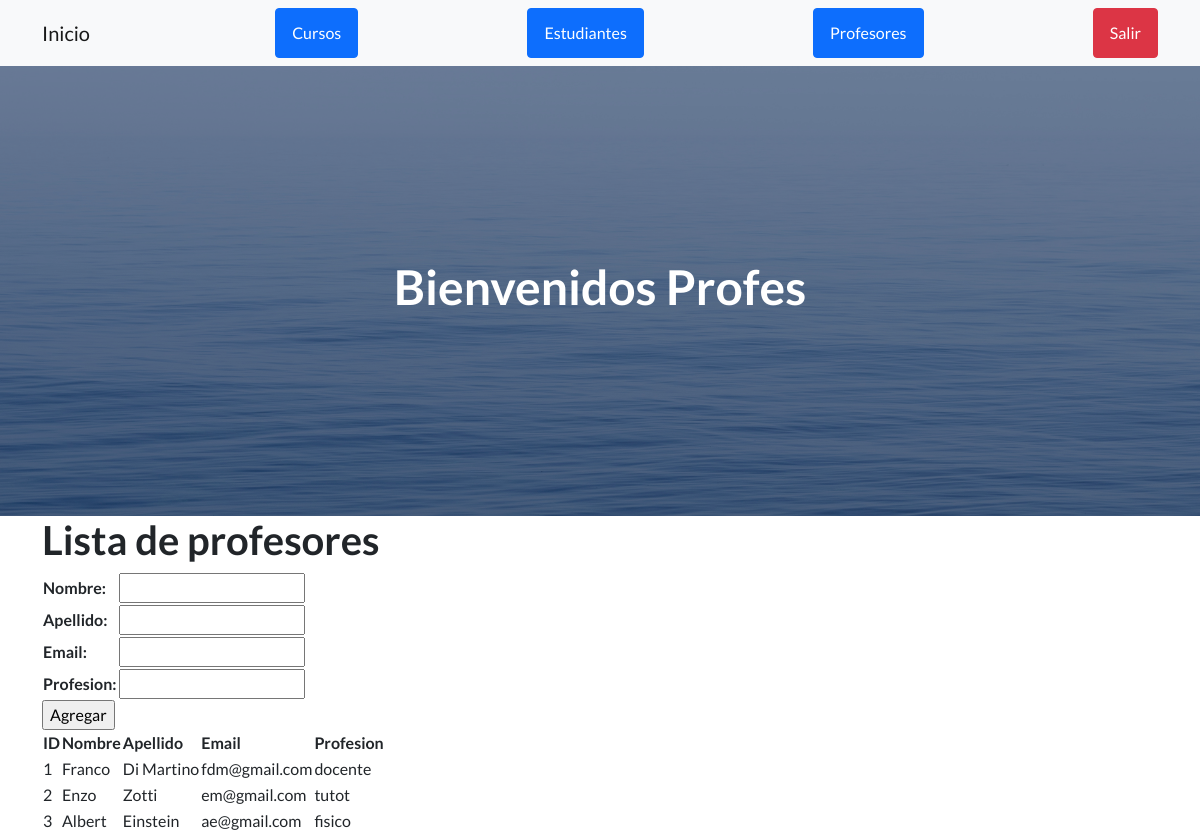
The app's page /AppCoder/profesores/ with its own data.
### AppCoder/models.py (models this page shows, shortened)
class Profesor(models.Model):
    nombre= models.CharField(max_length= 50)
    apellido= models.CharField(max_length= 50)
    email= models.EmailField()
    profesion= models.CharField(max_length= 50)

### AppCoder/views.py (the view)
# urls.py: path('profesores/', profesores, name="profesores"),
def profesores(request):
    if request.method == "POST":
        form = ProfesorForm(request.POST)
        if form.is_valid():
            profesor = Profesor()
            profesor.nombre = form.cleaned_data["nombre"]
            profesor.apellido = form.cleaned_data["apellido"]
            profesor.email = form.cleaned_data["email"]
            profesor.profesion = form.cleaned_data["profesion"]
            profesor.save()
            form = ProfesorForm()
    else:
            form = ProfesorForm()
    profesores = Profesor.objects.all()
    contexto = {"profesores" : profesores, "form" : form}
    return render(request, "AppCoder/profesores.html", contexto)

### AppCoder/forms.py
class ProfesorForm(forms.Form):
    nombre= forms.CharField(max_length= 50)
    apellido= forms.CharField(max_length= 50)
    email= forms.EmailField()
    profesion= forms.CharField(max_length= 50)

### AppCoder/templates/AppCoder/profesores.html (shortened to what this page needs)
{% extends "AppCoder/padre.html" %}
{% load static %}
{% block titulo %}
    <h1> Bienvenidos Profes </h1>
{% endblock %}
{% block contenido_que_cambia %}
    <h1>Lista de profesores</h1>
    <form action="" method="post">
        <table>
        {{ form.as_table }}
        </table>
        <input type="submit" value="Agregar">
    </form>
    <table>
        <thead>
            <tr>
                <th> ID </th>
                <th> Nombre </th>
                <th> Apellido </th>
                <th> Email </th>
                <th> Profesion </th>
            </tr>
        </thead>
        <tbody>
            {% for profesor in profesores %}
            <tr>
                <td>
                    {{ profesor.id }}
                </td>
                <td>
                    {{ profesor.nombre }}
                </td>
                <td>
                    {{ profesor.apellido }}
                </td>
                <td>
                    {{ profesor.email }}
                </td>
                <td>
                    {{ profesor.profesion }}
                </td>
            </tr>
            {% endfor %}
        </tbody>
    </table>
{% endblock %}

### records on screen
Profesor: id "1", nombre "Franco", apellido "Di Martino", email "fdm@gmail.com", profesion "docente"
Profesor: id "2", nombre "Enzo", apellido "Zotti", email "em@gmail.com", profesion "tutot"
Profesor: id "3", nombre "Albert", apellido "Einstein", email "ae@gmail.com", profesion "fisico"
